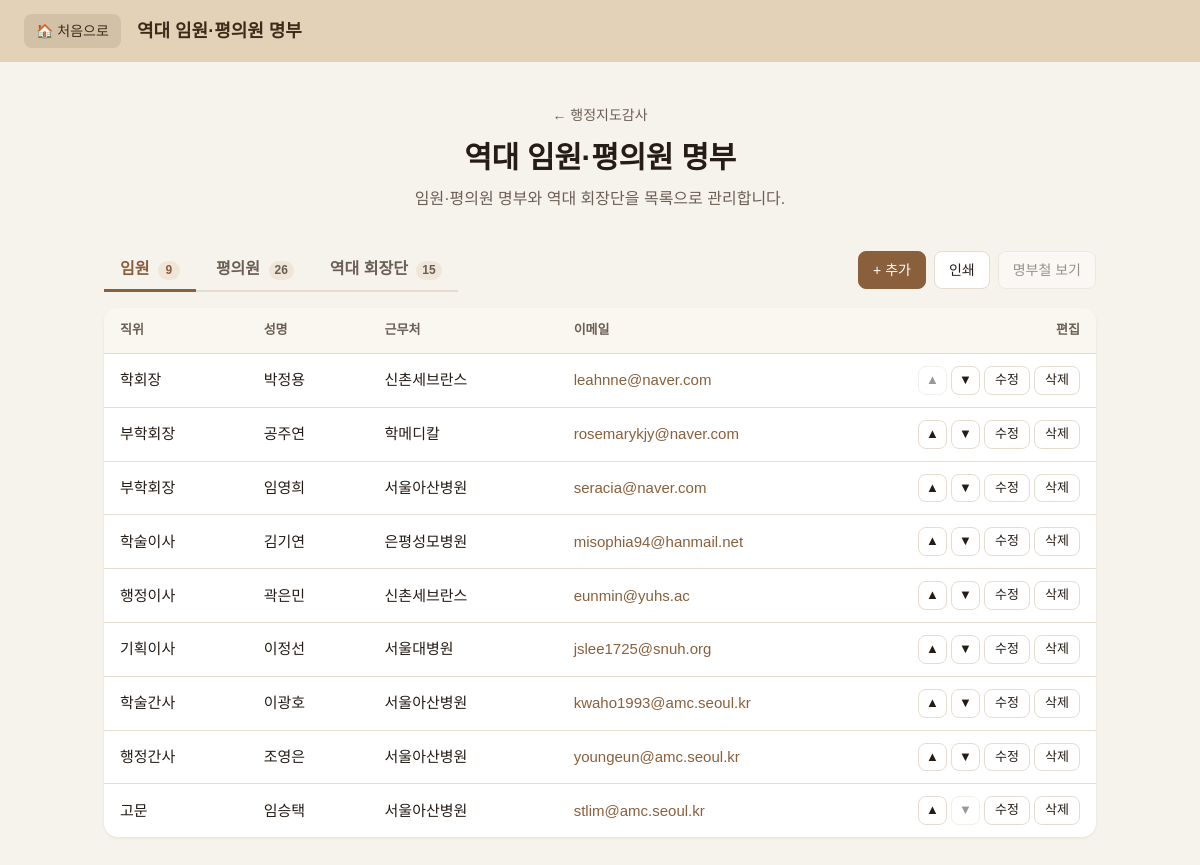
The page /audit/officers on the database its author committed.
### tables this page shows
CREATE TABLE officers (
    id         INTEGER PRIMARY KEY AUTOINCREMENT,
    kind       TEXT NOT NULL DEFAULT '임원',   -- 임원 / 평의원
    position   TEXT NOT NULL,                  -- 직위
    name       TEXT NOT NULL,                  -- 성명
    workplace  TEXT,                           -- 근무처
    email      TEXT,
    sort_order INTEGER NOT NULL DEFAULT 0      -- 목록 표시 순서
);

### routes/officers.py (the view)
@bp.route("/audit/officers")
def roster():
    tab = request.args.get("tab", "exec")
    if tab not in TAB_LABELS:
        tab = "exec"
    with db() as conn:
        counts = {"exec": 0, "council": 0}
        for r in conn.execute("SELECT kind, COUNT(*) AS n FROM officers GROUP BY kind"):
            for key, kind in KIND_BY_TAB.items():
                if r["kind"] == kind:
                    counts[key] = r["n"]
        counts["presidents"] = conn.execute("SELECT COUNT(*) FROM presidents").fetchone()[0]
        officers, presidents, next_generation = [], [], 1
        if tab == "presidents":
            presidents = conn.execute("SELECT * FROM presidents ORDER BY generation DESC, id DESC").fetchall()
            next_generation = conn.execute(
                "SELECT COALESCE(MAX(generation), 0) + 1 FROM presidents").fetchone()[0]
        else:
            officers = conn.execute(
                "SELECT * FROM officers WHERE kind = ? ORDER BY sort_order, id",
                (KIND_BY_TAB[tab],)).fetchall()
    return render_template(
        "officers.html", page=get_menu("officers"), tab=tab, tab_labels=TAB_LABELS,
        counts=counts, officers=officers, presidents=presidents,
        next_generation=next_generation, position_hints=POSITION_HINTS,
    )

### app.py (called while the page is built)
@app.context_processor
def inject_globals():
    return {"app_title": APP_TITLE, "menu": MENU}

### auth.py (called while the page is built, shortened)
def _get(key, default=None):
    with db() as conn:
        row = conn.execute("SELECT value FROM settings WHERE key = ?", (key,)).fetchone()
    return row["value"] if row else default

def password_is_set():
    return _get("money_password_hash") is not None

def is_unlocked():
    stamp = session.get("unlocked_at")
    if not stamp or session.get("epoch") != _get("lock_epoch", "0"):
        return False
    return time.time() - stamp < IDLE_SECONDS

@bp.before_app_request
def guard():
    if not request.path.startswith(PROTECTED_PATHS):
        return None

@bp.app_context_processor
def inject_lock_state():
    return {"unlocked": is_unlocked(), "password_set": password_is_set()}

### menu.py (called while the page is built)
def get_menu(key):
    for item in MENU:
        if item["key"] == key:
            return item
    return None

### models.py (called while the page is built)
def get_db():
    conn = sqlite3.connect(DB_PATH)
    conn.row_factory = sqlite3.Row
    conn.execute("PRAGMA foreign_keys = ON")
    return conn

@contextmanager
def db():
    conn = get_db()
    try:
        yield conn
        conn.commit()
    except Exception:
        conn.rollback()
        raise
    finally:
        conn.close()

### templates/officers.html (shortened to what this page needs)
{% extends "base.html" %}
{% block header_title %}{{ page.title }}{% endblock %}
{% block content %}
<section class="intro">
  <a class="back no-print" href="{{ url_for('audit_home') }}">← 행정지도감사</a>
  <h1>{{ page.title }}</h1>
  <p class="no-print">{{ page.desc }}</p>
</section>
<div class="toolbar no-print">
  <nav class="tabs" aria-label="명부 구분">
    {% for key, label in tab_labels.items() %}
      <a class="tab {{ 'active' if key == tab }}" href="{{ url_for('officers.roster', tab=key) }}">
        {{ label }} <span class="count">{{ counts[key] }}</span>
      </a>
    {% endfor %}
  </nav>
  <div class="actions">
    <button type="button" class="btn primary"
            data-open-add="{{ 'president-dialog' if tab == 'presidents' else 'officer-dialog' }}">+ 추가</button>
    <button type="button" class="btn" onclick="window.print()">인쇄</button>
    <button type="button" class="btn" disabled
            title="기타서류 화면을 만들면 연결됩니다 (태그: 명부)">명부철 보기</button>
  </div>
</div>
{% if tab == 'presidents' %}
  {% if presidents %}
  <div class="table-wrap">
    <table class="table">
      <thead><tr>
        <th class="narrow">대수</th><th>재임기간</th><th>회장</th><th>부회장</th>
        <th class="no-print actions-col">편집</th>
      </tr></thead>
      <tbody>
      {% for p in presidents %}
        <tr>
          <td>{{ p.generation }}대</td>
          <td>{{ p.period or '' }}</td>
          <td>{{ p.president }}</td>
          <td>{{ p.vice_president or '' }}</td>
          <td class="no-print actions-col">
            <button type="button" class="btn small" data-open-edit="president-dialog"
                    data-id="{{ p.id }}" data-generation="{{ p.generation }}"
                    data-period="{{ p.period or '' }}" data-president="{{ p.president }}"
                    data-vice-president="{{ p.vice_president or '' }}">수정</button>
            <form method="post" action="{{ url_for('officers.president_delete', pid=p.id) }}"
                  data-confirm="{{ p.generation }}대 회장단을 삭제할까요?">
              <input type="hidden" name="tab" value="presidents">
              <button class="btn small danger">삭제</button>
            </form>
          </td>
        </tr>
      {% endfor %}
      </tbody>
    </table>
  </div>
  {% else %}
  <div class="empty"><p>등록된 회장단이 없습니다. 오른쪽 위 [+ 추가]로 1대부터 입력해 보세요.</p></div>
  {% endif %}
{% else %}
  {% if officers %}
  <div class="table-wrap">
    <table class="table">
      <thead><tr>
        <th>직위</th><th>성명</th><th>근무처</th><th>이메일</th>
        <th class="no-print actions-col">편집</th>
      </tr></thead>
      <tbody>
      {% for o in officers %}
        <tr>
          <td>{{ o.position }}</td>
          <td>{{ o.name }}</td>
          <td>{{ o.workplace or '' }}</td>
          <td>{% if o.email %}<a href="mailto:{{ o.email }}">{{ o.email }}</a>{% endif %}</td>
          <td class="no-print actions-col">
            <form method="post" action="{{ url_for('officers.move', officer_id=o.id) }}">
              <button class="btn small icon" name="dir" value="up" title="위로"
                      aria-label="위로 이동" {{ 'disabled' if loop.first }}>▲</button>
              <button class="btn small icon" name="dir" value="down" title="아래로"
                      aria-label="아래로 이동" {{ 'disabled' if loop.last }}>▼</button>
            </form>
            <button type="button" class="btn small" data-open-edit="officer-dialog"
                    data-id="{{ o.id }}" data-position="{{ o.position }}" data-name="{{ o.name }}"
                    data-workplace="{{ o.workplace or '' }}" data-email="{{ o.email or '' }}">수정</button>
            <form method="post" action="{{ url_for('officers.delete', officer_id=o.id) }}"
                  data-confirm="{{ o.name }} 님을 삭제할까요?">
              <button class="btn small danger">삭제</button>
            </form>
          </td>
        </tr>
      {% endfor %}
      </tbody>
    </table>
  </div>
  {% else %}
  <div class="empty"><p>등록된 {{ tab_labels[tab] }}이(가) 없습니다. 오른쪽 위 [+ 추가]로 첫 항목을 등록하세요.</p></div>
  {% endif %}
{% endif %}
{% endblock %}

### static/style.css (style rules this page uses)
:root { --bg: #f6f2ec; --ink: #241c15; --muted: #6b5f55; --line: #e4dccf; --brand: #8a5f3c; --brand-dark: #6f4b2d; --card: #ffffff; --topbar-bg: #e3d2b8; --topbar-ink: #3d2b1a; }
* { box-sizing: border-box; }
html, body { margin: 0; }
body { background: var(--bg); color: var(--ink); font-family: "Pretendard", "Malgun Gothic", "Apple SD Gothic Neo", "Noto Sans KR", sans-serif; line-height: 1.6; }
a { color: inherit; text-decoration: none; }
.intro { text-align: center; margin-bottom: 36px; }
.intro h1 { margin: 6px 0 4px; font-size: 30px; letter-spacing: -0.01em; }
.intro p { margin: 0; color: var(--muted); }
.back { font-size: 14px; color: var(--muted); }
.toolbar { display: flex; flex-wrap: wrap; align-items: center; justify-content: space-between; gap: 12px; margin-bottom: 16px; }
.tabs { display: flex; gap: 4px; border-bottom: 2px solid var(--line); }
.tab { padding: 8px 16px; margin-bottom: -2px; border-bottom: 3px solid transparent; color: var(--muted); font-weight: 600; }
.tab.active { color: var(--brand); border-bottom-color: var(--brand); }
.count { display: inline-block; min-width: 22px; padding: 0 6px; margin-left: 4px; background: #efe6d8; border-radius: 999px; font-size: 12px; text-align: center; }
.actions { display: flex; gap: 8px; flex-wrap: wrap; }
.btn { font: inherit; font-size: 14px; cursor: pointer; background: #fff; color: var(--ink); border: 1px solid var(--line); border-radius: 8px; padding: 7px 14px; }
.btn:disabled { opacity: .45; cursor: not-allowed; }
.btn.primary { background: var(--brand); border-color: var(--brand); color: #fff; }
.btn.small { padding: 3px 10px; font-size: 13px; }
.btn.icon { padding: 3px 7px; }
.table-wrap { background: var(--card); border-radius: 14px; overflow-x: auto; box-shadow: 0 1px 3px rgba(36, 28, 21, .08); }
.table { width: 100%; border-collapse: collapse; font-size: 15px; }
.table th, .table td { padding: 12px 16px; text-align: left; border-bottom: 1px solid var(--line); vertical-align: middle; }
.table th { background: #faf6f0; font-size: 13px; color: var(--muted); white-space: nowrap; }
.table tbody tr:last-child td { border-bottom: 0; }
.table .actions-col { width: 1%; white-space: nowrap; text-align: right; }
.table .actions-col form, .table .actions-col button { display: inline-block; }
.table .actions-col form { margin: 0; }
.table a { color: var(--brand); }

### rows shown on the page
officers: position "학회장", name "박정용", workplace "신촌세브란스", email "leahnne@naver.com"
officers: position "부학회장", name "공주연", workplace "학메디칼", email "rosemarykjy@naver.com"
officers: position "부학회장", name "임영희", workplace "서울아산병원", email "seracia@naver.com"
officers: position "학술이사", name "김기연", workplace "은평성모병원", email "misophia94@hanmail.net"
officers: position "행정이사", name "곽은민", workplace "신촌세브란스", email "eunmin@yuhs.ac"
officers: position "기획이사", name "이정선", workplace "서울대병원", email "jslee1725@snuh.org"
officers: position "학술간사", name "이광호", workplace "서울아산병원", email "kwaho1993@amc.seoul.kr"
officers: position "행정간사", name "조영은", workplace "서울아산병원", email "youngeun@amc.seoul.kr"
officers: position "고문", name "임승택", workplace "서울아산병원", email "stlim@amc.seoul.kr"

### other values the page prints
{{ page.title }} "역대 임원·평의원 명부"
{{ page.desc }} "임원·평의원 명부와 역대 회장단을 목록으로 관리합니다."
{{ label }} "임원" "평의원" "역대 회장단"
{{ counts[key] }} "9" "26" "15"
